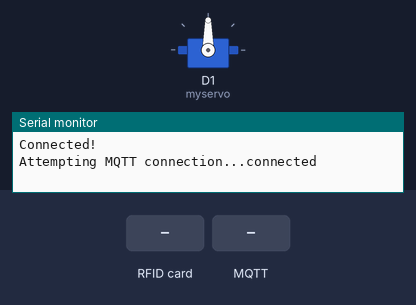
A sketch run on a simulated ESP8266 (NodeMCU). Shown: servo, the last lines printed to the serial monitor. The inputs (shaded band) are chosen by the test bench. WiFi joins after 1.5 s; servers stay silent unless stated; random numbers use the default seed unless the sketch sets one; no MQTT or app messages arrive unless stated.

Above: at 2.7 s.
2.8 s: RFID card 5E 7A 19 C4 held to the reader
At 3.6 s:
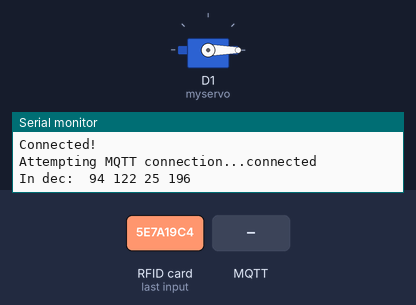
4.3 s: MQTT message "1" arrives on the first subscribed topic
5.8 s: MQTT message "on" arrives on the first subscribed topic
7.3 s: MQTT message "off" arrives on the first subscribed topic
Timing chart, 0 to 9.8 s (numbered marks = the images above; inputs shaded):
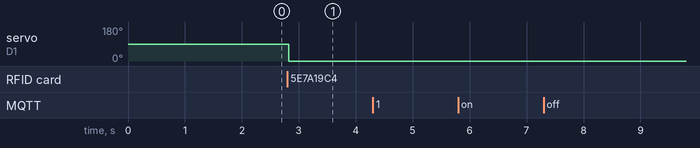

Measured:
- after the input at 2.8 s, servo on D1 (myservo): 90° → 0° at once

The sketch:

rfid_final.ino
```cpp
/***************************************************************************************************
Project Name : RFID-Servomotor
Authors      : Priyanka Kurkure
               Anjali Dhabaria
               Nikitha Kondapalli
               Anuj Khare
Mentor       : Manas Das
Organisation : Indian Institute of Technology,Bombay
Description  : This project helps us to control the servomotor rotation using RFID reader.
***************************************************************************************************/


#include <SPI.h>
#include <MFRC522.h>                                                      //https://github.com/miguelbalboa/rfid
#include <ESP8266WiFi.h>                                                  //https://github.com/esp8266/Arduino
#include <DNSServer.h>                                                    //https://github.com/esp8266/Arduino/tree/master/libraries/DNSServer
#include <ESP8266WebServer.h>                                             //https://github.com/esp8266/Arduino/tree/master/libraries/ESP8266WebServer
#include <WiFiManager.h>                                                  //https://github.com/tzapu/WiFiManager
#include <PubSubClient.h>                                                 //https://github.com/knolleary/pubsubclient
#include<Servo.h>

#define SS_PIN 15                                                         // SDA pin defined for RFID reader
#define RST_PIN 2                                                         // Reset pin defined for RFID reader

const char* mqtt_server = "192.168.43.198";                                // Update these with values suitable for your network.
int private_key = 23 ;

char msg[50];
char x;
int f1=0;

WiFiClient espClient;
PubSubClient client(espClient);
Servo myservo;                                                            // create servo ect to control a servo

MFRC522 rfid(SS_PIN, RST_PIN);                                            // Instance of the class

MFRC522::MIFARE_Key key;


byte nuidPICC[4];                                                         // Init array that will store new NUID

byte knownTac[4] = {193,166,15,43};                                       //Card UID
                                                                          //byte knownTac[4] = {149,212,165,117};Key UID


/****************************************************************************************************
Function Name :   configModeCallback()
Description   :   gets called when WiFiManager enters configuration mode
Parameters    :   *myWiFiManager - pointer of the object of class WiFiManager
Return        :   void
*****************************************************************************************************/
void configModeCallback (WiFiManager *myWiFiManager)
{
 Serial.println("Entered config mode");
  Serial.println(WiFi.softAPIP());
  Serial.println(myWiFiManager->getConfigPortalSSID());                   //if you used auto generated SSID, print it;
}


/*************************************************************************************************
Function Name :   reconnect()
Description   :   connects to MQTT Broker to Publish and Subscribe messages to a Topic.
Parameters    :   None
Return        :   void
**************************************************************************************************/
void reconnect()
{
  while (!client.connected())
  {
    Serial.print("Attempting MQTT connection...");
      if (client.connect("ESP8266Client_RFID"))                         //Client ID must be unique for different ESPs
       {
         Serial.println("connected");
         encryptMessage("595546dac05105108ec53720/notify","NC");
         client.subscribe("595546dac05105108ec53720/state");
         client.subscribe("595546dac05105108ec53720/time");
       }
     else
       {
         Serial.print("failed, rc=");
         Serial.print(client.state());
         Serial.println(" try again in 5 seconds");
         delay(5000);                                                     // Wait 5 seconds before retrying
       }
   }
}


/*************************************************************************************************
Function Name :   encryptMessage()
Description   :   Encrypts the messages being published for application layer security
Parameters    :   topic - the topic to which message is to be published
                  msg   - message to be published to the topic
Return        :   void
**************************************************************************************************/
void encryptMessage( char* topic, String msg)
{
   int i,j;
   unsigned int x = msg.length()+1;
   char store[x],enc_Msg[x],enc_priv_key[4],message[50];
   msg.toCharArray(store,x);
   int rand_key=random(1,36);                                             // range from 1 to 36 for UPPER CASE ALPHABETICAL MESSAGE, range from 1 to 62 for NUMERICAL MESSAGE.

     for(i=0; i < x ; i++)
     {
       enc_Msg[i] = store[i] + rand_key;                                  //encrypts the message to be published using randomly generated key.
     }
     enc_Msg[i] = '\0';

    String pub_key = String(rand_key);

     for(i=0;i<pub_key.length();i++)
     {
       enc_priv_key[i]=pub_key[i]+private_key;                            //encrypts the randomly generated key to publish it on a topic.(for decrypting the message at other side)
     }
     enc_priv_key[i] = '\0';

    String _key = String(enc_priv_key);
    String _msg = String(enc_Msg);
    String _message = _key +"/"+ _msg;                                    //concatenating encrypted random key and encrypted message
    _message.toCharArray(message,50);
    char * msg_ptr = message;
    client.publish(topic,msg_ptr);
}


/*************************************************************************************************
Function Name :   printDec()
Description   :   prints the UID of the scanned card in decimal.
Parameters    :   buffer     - the byte array pointer which is to be converted to decimal
                  bufferSize - the size of array.
Return        :   void
**************************************************************************************************/
void printDec(byte *buffer, byte bufferSize) {
  for (byte i = 0; i < bufferSize; i++) {
    Serial.print(buffer[i] < 0x10 ? " 0" : " ");
    Serial.print(buffer[i], DEC);
  }
}


/***************************************************************************************************
Function Name :   callback()
Description   :   gets called when subscribed to a particular topic
Parameters    :   topic - character pointer to the topic subscribed , payload - Message
                  received from the topic , length - length of the payload
Return        :   void
****************************************************************************************************/
void callback(char* topic, byte* payload, unsigned int length)
{
  Serial.print("Message arrived [");
  Serial.print(topic);
  Serial.print("] ");
   for (int i = 0; i < length; i++)
   {
     Serial.print((char)payload[i]);
   }
  Serial.println();
}


void setup()
{
   Serial.begin(9600);
   client.setServer(mqtt_server, 1883);
   client.setCallback(callback);
   myservo.attach(D1);
   SPI.begin();                                                           // Initialize SPI bus

     /**WiFiManager**/

  WiFiManager wifiManager;                                                //Local intialization. Once its business is done, there is no need to keep it around

  wifiManager.setAPCallback(configModeCallback);                          //set callback that gets called when connecting to previous WiFi fails,
                                                                          //and enters Access Point mode
     if (!wifiManager.autoConnect())
     {                                                                    //fetches ssid and pass and tries to connect.
       Serial.println("failed to connect and hit timeout");               //If it does not connect it starts an access point with the specified name here "AutoConnectAP"
                                                                          //and goes into a blocking loop awaiting configuration

       ESP.reset();                                                       //resets the ESP to reconnect to WiFi.
       delay(1000);
      }


  Serial.println("Connected!");                                           //if you get here you have connected to the WiFi

  rfid.PCD_Init();                                                        // Init MFRC522
}


void loop()
{
     if (!client.connected())
      {
        reconnect();
      }
   client.loop();

    if ( ! rfid.PICC_IsNewCardPresent())                                  // Look for new cards
      return;

    if ( ! rfid.PICC_ReadCardSerial())                                    // Verify if the NUID has been readed
      return;

    for (byte i = 0; i < 4; i++)
     {
       nuidPICC[i] = rfid.uid.uidByte[i];                                 // Store NUID into nuidPICC array
     }

   f1=0;
   Serial.println();
   Serial.print(F("In dec: "));
   printDec(rfid.uid.uidByte, rfid.uid.size);                             //prints the UID of the scanned tag in decimal
   Serial.println();

   for(int i = 0; i < 4; i++)
   {
      if (knownTac[i] == nuidPICC[i])
      {
        f1++;
      }
   }
   if(f1 == 4)
   {
    encryptMessage("595546dac05105108ec53720/notify","AU@");              //Authenticated User
    myservo.write(180);
    delay(2000);
    myservo.write(0);
   }
  else
  {
   encryptMessage("595546dac05105108ec53720/notify","UU@");               //Unauthenticated User
   myservo.write(0);
  }

 rfid.PICC_HaltA();                                                       // Halt PICC
 rfid.PCD_StopCrypto1();                                                  // Stop encryption on PCD
}
```
